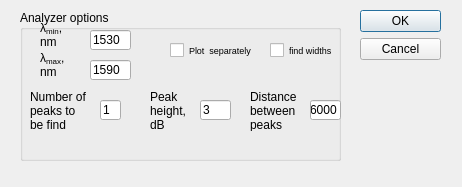
<?xml version="1.0" encoding="UTF-8"?>
<ui version="4.0">
 <class>analyzer_params</class>
 <widget class="QDialog" name="analyzer_params">
  <property name="geometry">
   <rect>
    <x>0</x>
    <y>0</y>
    <width>462</width>
    <height>187</height>
   </rect>
  </property>
  <property name="windowTitle">
   <string>Dialog</string>
  </property>
  <widget class="QDialogButtonBox" name="buttonBox">
   <property name="geometry">
    <rect>
     <x>360</x>
     <y>10</y>
     <width>81</width>
     <height>241</height>
    </rect>
   </property>
   <property name="orientation">
    <enum>Qt::Vertical</enum>
   </property>
   <property name="standardButtons">
    <set>QDialogButtonBox::Cancel|QDialogButtonBox::Ok</set>
   </property>
  </widget>
  <widget class="QGroupBox" name="groupBox_2">
   <property name="geometry">
    <rect>
     <x>20</x>
     <y>10</y>
     <width>321</width>
     <height>151</height>
    </rect>
   </property>
   <property name="title">
    <string>Analyzer options</string>
   </property>
   <widget class="QLineEdit" name="lineEdit_analyzer_wavelength_min">
    <property name="geometry">
     <rect>
      <x>70</x>
      <y>20</y>
      <width>41</width>
      <height>20</height>
     </rect>
    </property>
    <property name="text">
     <string>1530</string>
    </property>
   </widget>
   <widget class="QLabel" name="label_15">
    <property name="geometry">
     <rect>
      <x>20</x>
      <y>10</y>
      <width>41</width>
      <height>31</height>
     </rect>
    </property>
    <property name="text">
     <string>&lt;html&gt;&lt;head/&gt;&lt;body&gt;&lt;p&gt;λ&lt;span style=&quot; vertical-align:sub;&quot;&gt;min&lt;/span&gt;, nm&lt;/p&gt;&lt;/body&gt;&lt;/html&gt;</string>
    </property>
    <property name="wordWrap">
     <bool>true</bool>
    </property>
   </widget>
   <widget class="QLineEdit" name="lineEdit_analyzer_wavelength_max">
    <property name="geometry">
     <rect>
      <x>70</x>
      <y>50</y>
      <width>41</width>
      <height>20</height>
     </rect>
    </property>
    <property name="text">
     <string>1590</string>
    </property>
   </widget>
   <widget class="QLabel" name="label_17">
    <property name="geometry">
     <rect>
      <x>130</x>
      <y>80</y>
      <width>41</width>
      <height>41</height>
     </rect>
    </property>
    <property name="text">
     <string>&lt;html&gt;&lt;head/&gt;&lt;body&gt;&lt;p&gt;Peak height, dB&lt;/p&gt;&lt;/body&gt;&lt;/html&gt;</string>
    </property>
    <property name="wordWrap">
     <bool>true</bool>
    </property>
   </widget>
   <widget class="QLineEdit" name="lineEdit_analyzer_resonance_level">
    <property name="geometry">
     <rect>
      <x>180</x>
      <y>90</y>
      <width>31</width>
      <height>20</height>
     </rect>
    </property>
    <property name="text">
     <string>3</string>
    </property>
   </widget>
   <widget class="QCheckBox" name="checkBox_analyzer_plot_results_separately">
    <property name="geometry">
     <rect>
      <x>150</x>
      <y>30</y>
      <width>91</width>
      <height>20</height>
     </rect>
    </property>
    <property name="font">
     <font>
      <pointsize>7</pointsize>
     </font>
    </property>
    <property name="whatsThis">
     <string comment="Plot results on new figures"/>
    </property>
    <property name="text">
     <string>Plot  separately</string>
    </property>
    <property name="tristate">
     <bool>false</bool>
    </property>
   </widget>
   <widget class="QLabel" name="label_31">
    <property name="geometry">
     <rect>
      <x>10</x>
      <y>80</y>
      <width>61</width>
      <height>41</height>
     </rect>
    </property>
    <property name="text">
     <string>&lt;html&gt;&lt;head/&gt;&lt;body&gt;&lt;p&gt;Number of peaks to be find&lt;/p&gt;&lt;/body&gt;&lt;/html&gt;</string>
    </property>
    <property name="wordWrap">
     <bool>true</bool>
    </property>
   </widget>
   <widget class="QLineEdit" name="lineEdit_analyzer_number_of_peaks">
    <property name="geometry">
     <rect>
      <x>80</x>
      <y>90</y>
      <width>21</width>
      <height>20</height>
     </rect>
    </property>
    <property name="text">
     <string>1</string>
    </property>
   </widget>
   <widget class="QLabel" name="label_32">
    <property name="geometry">
     <rect>
      <x>230</x>
      <y>80</y>
      <width>61</width>
      <height>41</height>
     </rect>
    </property>
    <property name="text">
     <string>&lt;html&gt;&lt;head/&gt;&lt;body&gt;&lt;p&gt;Distance between peaks&lt;/p&gt;&lt;/body&gt;&lt;/html&gt;</string>
    </property>
    <property name="wordWrap">
     <bool>true</bool>
    </property>
   </widget>
   <widget class="QLineEdit" name="lineEdit_analyzer_resonance_distance_peaks">
    <property name="geometry">
     <rect>
      <x>290</x>
      <y>90</y>
      <width>31</width>
      <height>20</height>
     </rect>
    </property>
    <property name="text">
     <string>6000</string>
    </property>
   </widget>
   <widget class="QCheckBox" name="checkBox_analyzer_find_widths">
    <property name="geometry">
     <rect>
      <x>250</x>
      <y>30</y>
      <width>91</width>
      <height>20</height>
     </rect>
    </property>
    <property name="font">
     <font>
      <pointsize>7</pointsize>
     </font>
    </property>
    <property name="whatsThis">
     <string comment="Plot results on new figures"/>
    </property>
    <property name="text">
     <string>find widths</string>
    </property>
    <property name="tristate">
     <bool>false</bool>
    </property>
   </widget>
   <widget class="QLabel" name="label_16">
    <property name="geometry">
     <rect>
      <x>20</x>
      <y>40</y>
      <width>41</width>
      <height>31</height>
     </rect>
    </property>
    <property name="text">
     <string>&lt;html&gt;&lt;head/&gt;&lt;body&gt;&lt;p&gt;λ&lt;span style=&quot; vertical-align:sub;&quot;&gt;max&lt;/span&gt;, nm&lt;/p&gt;&lt;/body&gt;&lt;/html&gt;</string>
    </property>
    <property name="wordWrap">
     <bool>true</bool>
    </property>
   </widget>
  </widget>
 </widget>
 <resources/>
 <connections>
  <connection>
   <sender>buttonBox</sender>
   <signal>accepted()</signal>
   <receiver>analyzer_params</receiver>
   <slot>accept()</slot>
   <hints>
    <hint type="sourcelabel">
     <x>248</x>
     <y>254</y>
    </hint>
    <hint type="destinationlabel">
     <x>157</x>
     <y>274</y>
    </hint>
   </hints>
  </connection>
  <connection>
   <sender>buttonBox</sender>
   <signal>rejected()</signal>
   <receiver>analyzer_params</receiver>
   <slot>reject()</slot>
   <hints>
    <hint type="sourcelabel">
     <x>316</x>
     <y>260</y>
    </hint>
    <hint type="destinationlabel">
     <x>286</x>
     <y>274</y>
    </hint>
   </hints>
  </connection>
 </connections>
</ui>
